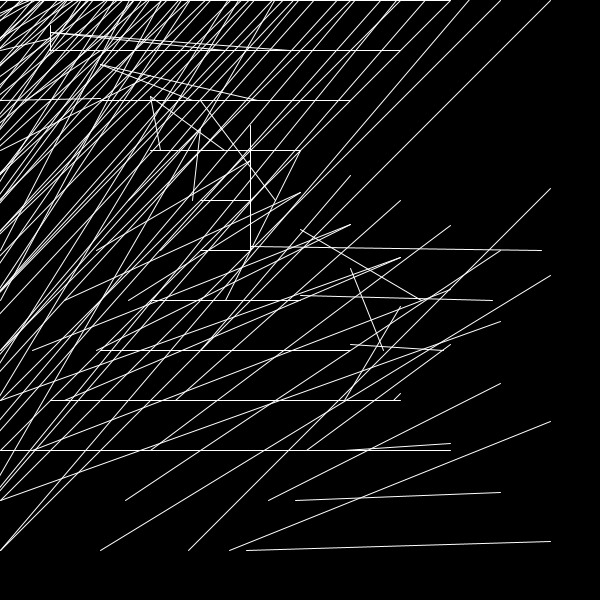
Frame 1 (no input)
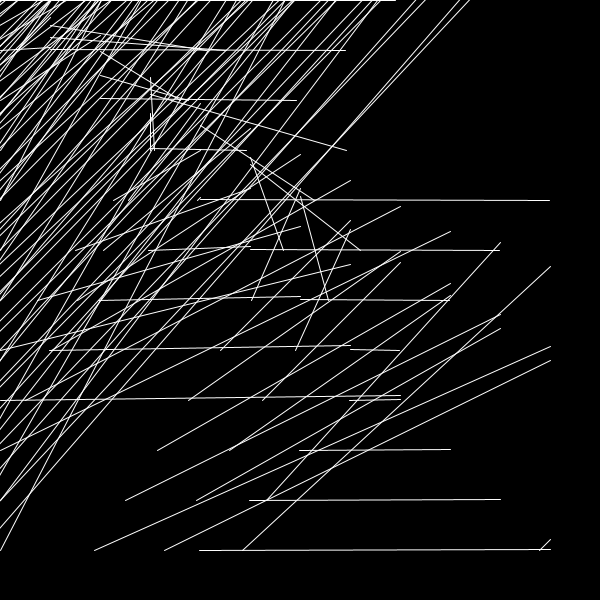
Frame 60 (the mouse pressed at the canvas centre just before this capture)
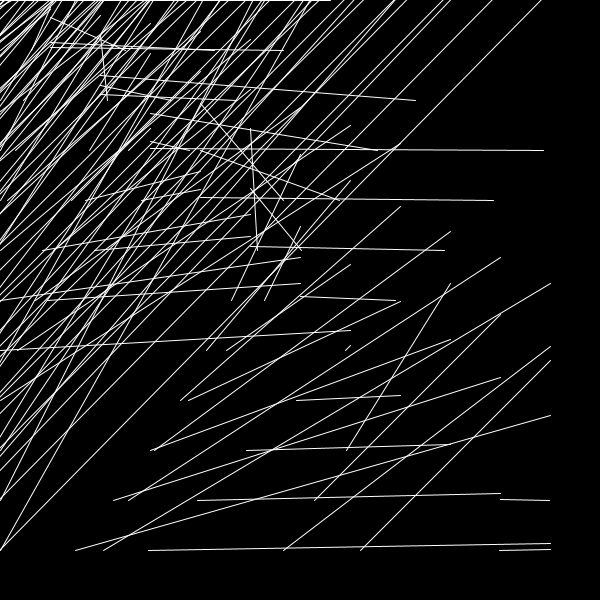
Frame 120 (the mouse held since frame 60 and released just before this capture)

The Processing sketch that drew these frames (run headless with seeded random() and noise(); from frame 60 on, the mouse is pressed at the canvas centre):

// Processing sketch: lines_sin_x__y__t_dance_go
// ── lines_sin_x__y__t_dance_go.pde
//import gifAnimation.*;

//GifMaker gifExport;

void setup(){
  size(600,600);
}
float s = 0;
void draw(){
  clear();
  background(0);
  stroke(255);
  for (int i=0;i<600;i+=50){
    for(int j=0;j<600;j+=50){
      line(j*sin(radians(i+j+s)),i,i,i*sin(radians(i+j+s)));
    }
  }
  s=s+1;
}
